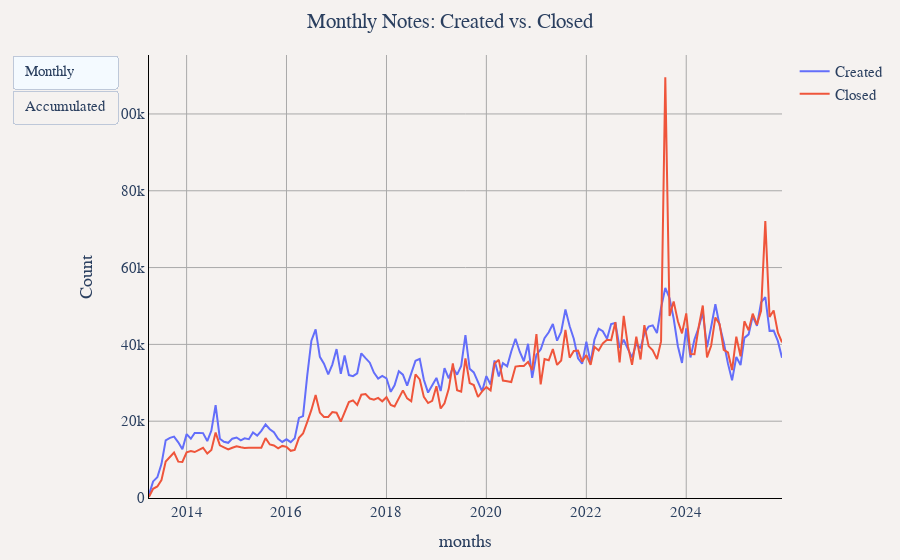

Notebook cell for this chart:
### Markdown cell above
## Monthly Notes Activity

### Code cell
df_long = duckdb.sql("""
WITH notes_created AS (
    SELECT
        YEAR(created_at) as year,
        MONTH(created_at) as month,
        COUNT(*) as created_count
    FROM '../notes_data/*.parquet'
    GROUP BY year, month
),
notes_closed AS (
    SELECT
        YEAR(closed_at) as year,
        MONTH(closed_at) as month,
        COUNT(*) as closed_count
    FROM '../notes_data/*.parquet'
    WHERE closed_at IS NOT NULL
    GROUP BY year, month
),
all_metrics AS (
    -- This CTE calculates both monthly and accumulated values in one place
    SELECT
        CONCAT(nc.year, '-', LPAD(CAST(nc.month as VARCHAR), 2, '0')) as months,
        nc.created_count,
        COALESCE(ncl.closed_count, 0) as closed_count,
        SUM(nc.created_count) OVER (ORDER BY nc.year, nc.month) as accumulated_created,
        SUM(COALESCE(ncl.closed_count, 0)) OVER (ORDER BY nc.year, nc.month) as accumulated_closed
    FROM notes_created nc
    LEFT JOIN notes_closed ncl ON nc.year = ncl.year AND nc.month = ncl.month
)
-- Reshape all metrics into a single long-format table with a 'Chart' column for filtering
SELECT months, created_count as "Count", 'Monthly' as "Chart", 'Created' as "Type" FROM all_metrics
UNION ALL
SELECT months, closed_count as "Count", 'Monthly' as "Chart", 'Closed' as "Type" FROM all_metrics
UNION ALL
SELECT months, accumulated_created as "Count", 'Accumulated' as "Chart", 'Created' as "Type" FROM all_metrics
UNION ALL
SELECT months, accumulated_closed as "Count", 'Accumulated' as "Chart", 'Closed' as "Type" FROM all_metrics
ORDER BY months, "Chart", "Type"
""").df()

# Filter the single DataFrame for each chart
df_monthly = df_long[df_long["Chart"] == "Monthly"]
df_accumulated = df_long[df_long["Chart"] == "Accumulated"]

util.show_figure(
    [
        util.FigureConfig(
            title="Monthly Notes: Created vs. Closed",
            label="Monthly",
            x_col="months",
            y_col="Count",
            group_col="Type",
            query_or_df=df_monthly,
            trace_names=["Created", "Closed"],
        ),
        util.FigureConfig(
            title="Accumulated Notes: Created vs. Closed",
            label="Accumulated",
            x_col="months",
            y_col="Count",
            group_col="Type",
            query_or_df=df_accumulated,
            trace_names=["Created", "Closed"],
        ),
    ]
)

### Figure 1 — Plotly figure (JSON) as saved in the notebook; plotly's stock layout.template omitted (floating-point values rounded to 4 significant figures; data arrays with more than 128 entries replaced by an {"elided": "..."} marker saying what was removed)
{"data": [{"hovertemplate": "Created<br>%{x}<br>%{y:,} Count<extra></extra>", "name": "Created", "type": "scatter", "visible": true, "x": {"elided": "153 str values"}, "y": {"elided": "153 float values"}}, {"hovertemplate": "Closed<br>%{x}<br>%{y:,} Count<extra></extra>", "name": "Closed", "type": "scatter", "visible": true, "x": {"elided": "153 str values"}, "y": {"elided": "153 float values"}}, {"hovertemplate": "Created<br>%{x}<br>%{y:,} Count<extra></extra>", "name": "Created", "type": "scatter", "visible": false, "x": {"elided": "153 str values"}, "y": {"elided": "153 float values"}}, {"hovertemplate": "Closed<br>%{x}<br>%{y:,} Count<extra></extra>", "name": "Closed", "type": "scatter", "visible": false, "x": {"elided": "153 str values"}, "y": {"elided": "153 float values"}}], "layout": {"barmode": "stack", "font": {"family": "Times", "size": 15}, "margin": {"b": 55, "l": 55, "r": 55, "t": 55}, "paper_bgcolor": "#f5f2f0", "plot_bgcolor": "#f5f2f0", "title": {"text": "Monthly Notes: Created vs. Closed", "x": 0.5}, "updatemenus": [{"buttons": [{"args": [{"visible": [true, true, false, false]}, {"title.text": "Monthly Notes: Created vs. Closed", "xaxis.title.text": "months", "yaxis.title.text": "Count"}], "label": "Monthly", "method": "update"}, {"args": [{"visible": [false, false, true, true]}, {"title.text": "Accumulated Notes: Created vs. Closed", "xaxis.title.text": "months", "yaxis.title.text": "Count"}], "label": "Accumulated", "method": "update"}], "type": "buttons"}], "xaxis": {"gridcolor": "darkgray", "linecolor": "black", "showgrid": true, "tickcolor": "black", "title": {"text": "months"}, "zerolinecolor": "darkgray"}, "yaxis": {"gridcolor": "darkgray", "linecolor": "black", "rangemode": "tozero", "showgrid": true, "tickcolor": "black", "title": {"text": "Count"}, "zerolinecolor": "darkgray"}}}
